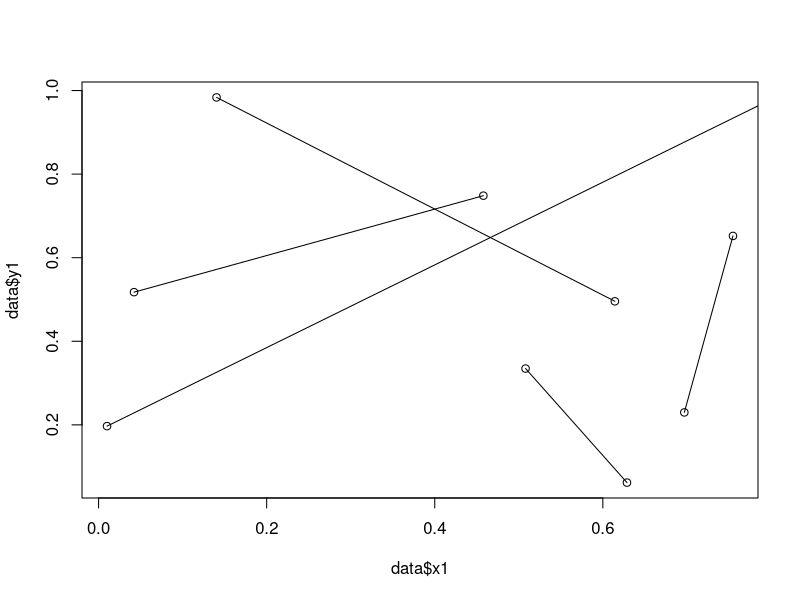

Write R code to recreate this figure.
data = read.csv("segmentos_5.txt", sep=" ", header=FALSE)
names(data) = c("x1", "y1", "x2", "y2")
plot(data$x1, data$y1)
points(data$x2,data$y2)
segments(data$x1,data$y1, data$x2, data$y2)
